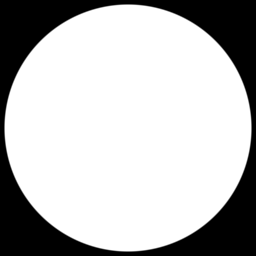
#> input picture TSKS24-Signals-and-Images/Lab3/circle.tif, 256 x 256 px
$ python DemoG.py
#> lines starting #> are read from the running program, lines starting #| are printed output that depends on the picture
from preamble import *

Im = np.double(imageio.imread('circle.tif'))
#> Im: shape (256, 256) float64; min 0, max 255, mean 186.4
pirat = np.load('pirat.npy')
#> (reads TSKS24-Signals-and-Images/Lab3/pirat.npy from the repository)
#Im = pirat

plt.subplot(221)
plt.imshow(Im, 'gray', clim=(0,255))
plt.title('original image')
plt.colorbar()

lap = np.array([[0, 1, 0], [1, -4, 1], [0, 1, 0]])
Imlap = signal.convolve2d(Im,lap,'same')
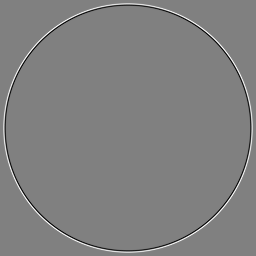
#> Imlap: shape (256, 256) float64; min -202, max 200, mean 0; drawn with min black and max white

plt.subplot(222)
plt.imshow(Imlap, 'gray', clim=(-100,100))
plt.title('laplace image')
plt.colorbar()

plt.show()
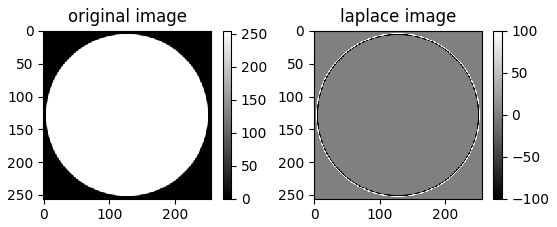
#> figure drawn by matplotlib, 4 panels
